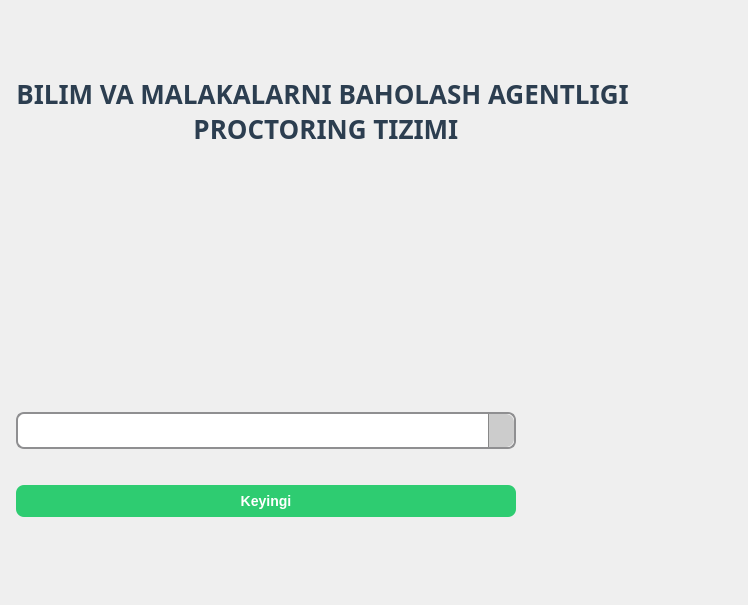
      <widget class="QWidget" name="page_main">
       <property name="styleSheet">
        <string notr="true"/>
       </property>
       <layout class="QGridLayout" name="gridLayout_6">
        <item row="0" column="1">
         <spacer name="verticalSpacer_13">
          <property name="orientation">
           <enum>Qt::Vertical</enum>
          </property>
          <property name="sizeType">
           <enum>QSizePolicy::Minimum</enum>
          </property>
          <property name="sizeHint" stdset="0">
           <size>
            <width>20</width>
            <height>50</height>
           </size>
          </property>
         </spacer>
        </item>
        <item row="1" column="1" rowspan="2">
         <layout class="QVBoxLayout" name="verticalLayout_7">
          <item>
           <widget class="QLabel" name="label_2">
            <property name="minimumSize">
             <size>
              <width>0</width>
              <height>100</height>
             </size>
            </property>
            <property name="font">
             <font>
              <family>Segoe UI,Arial</family>
              <pointsize>-1</pointsize>
              <weight>75</weight>
              <bold>true</bold>
             </font>
            </property>
            <property name="layoutDirection">
             <enum>Qt::LeftToRight</enum>
            </property>
            <property name="styleSheet">
             <string notr="true">QLabel {
    color: #2c3e50;
    font-size: 26px;
    font-weight: bold;
    font-family: &quot;Segoe UI&quot;, &quot;Arial&quot;;
}</string>
            </property>
            <property name="text">
             <string>BILIM VA MALAKALARNI BAHOLASH AGENTLIGI
 PROCTORING TIZIMI</string>
            </property>
            <property name="scaledContents">
             <bool>true</bool>
            </property>
            <property name="alignment">
             <set>Qt::AlignCenter</set>
            </property>
           </widget>
          </item>
          <item>
           <spacer name="verticalSpacer_15">
            <property name="orientation">
             <enum>Qt::Vertical</enum>
            </property>
            <property name="sizeType">
             <enum>QSizePolicy::Minimum</enum>
            </property>
            <property name="sizeHint" stdset="0">
             <size>
              <width>20</width>
              <height>180</height>
             </size>
            </property>
           </spacer>
          </item>
          <item>
           <layout class="QHBoxLayout" name="horizontalLayout_3">
            <item>
             <layout class="QVBoxLayout" name="verticalLayout_6">
              <item>
               <widget class="QLabel" name="label_logo_2">
                <property name="text">
                 <string/>
                </property>
                <property name="pixmap">
                 <pixmap>:/resources/images/Logo.png</pixmap>
                </property>
                <property name="scaledContents">
                 <bool>false</bool>
                </property>
                <property name="alignment">
                 <set>Qt::AlignCenter</set>
                </property>
                <property name="margin">
                 <number>10</number>
                </property>
               </widget>
              </item>
              <item>
               <widget class="QLabel" name="label_6">
                <property name="font">
                 <font>
                  <family>Calibri</family>
                  <pointsize>24</pointsize>
                 </font>
                </property>
                <property name="text">
                 <string/>
                </property>
                <property name="alignment">
                 <set>Qt::AlignCenter</set>
                </property>
               </widget>
              </item>
              <item>
               <widget class="QComboBox" name="combo_choose_test">
                <property name="sizePolicy">
                 <sizepolicy hsizetype="Preferred" vsizetype="Fixed">
                  <horstretch>0</horstretch>
                  <verstretch>0</verstretch>
                 </sizepolicy>
                </property>
                <property name="minimumSize">
                 <size>
                  <width>500</width>
                  <height>0</height>
                 </size>
                </property>
                <property name="sizeIncrement">
                 <size>
                  <width>0</width>
                  <height>0</height>
                 </size>
                </property>
                <property name="font">
                 <font>
                  <family>Segoe UI</family>
                  <pointsize>-1</pointsize>
                 </font>
                </property>
                <property name="styleSheet">
                 <string notr="true">QComboBox {
    border: 2px solid #8f8f91;
    border-radius: 8px;
    padding: 6px 30px 6px 10px;
    background: qlineargradient(x1:0, y1:0, x2:1, y2:0,
                                stop:0 #f0f0f0, stop:1 #dcdcdc);
    color: #333;
    font-size: 16px;
    font-family: Segoe UI;
}

QComboBox:hover {
    border: 2px solid #2980b9;
    background: qlineargradient(x1:0, y1:0, x2:1, y2:0,
                                stop:0 #e0f7fa, stop:1 #b2ebf2);
}

QComboBox::drop-down {
    subcontrol-origin: padding;
    subcontrol-position: top right;
    width: 25px;
    border-left: 1px solid #888;
    background: #ccc;
    border-top-right-radius: 8px;
    border-bottom-right-radius: 8px;
}

QComboBox::down-arrow {
    image: url(resources/images/arrow-down.png);
    width: 12px;
    height: 12px;
}

QComboBox QAbstractItemView {
    border: 1px solid #888;
    selection-background-color: #2980b9;
    selection-color: white;
    background: white;
    font-size: 14px;
    font-family: Segoe UI;
}</string>
                </property>
                <property name="currentText">
                 <string/>
                </property>
               </widget>
              </item>
              <item>
               <spacer name="verticalSpacer_23">
                <property name="orientation">
                 <enum>Qt::Vertical</enum>
                </property>
                <property name="sizeType">
                 <enum>QSizePolicy::Maximum</enum>
                </property>
                <property name="sizeHint" stdset="0">
                 <size>
                  <width>20</width>
                  <height>30</height>
                 </size>
                </property>
               </spacer>
              </item>
              <item>
               <widget class="QPushButton" name="btn_next_page">
                <property name="font">
                 <font>
                  <family>Segoe UI</family>
                  <pointsize>-1</pointsize>
                  <weight>75</weight>
                  <bold>true</bold>
                 </font>
                </property>
                <property name="styleSheet">
                 <string notr="true">QPushButton {
    background-color: #2ecc71;
    color: white;
    border: none;
    border-radius: 8px;
    padding: 8px 16px;
    font-size: 14px;
    font-weight: bold;
    font-family: &quot;Segoe UI&quot;;
}

QPushButton:hover {
    background-color: #A8CCB3;
}

QPushButton:pressed {
    background-color: #1c6ea4;
    padding-left: 10px;
    padding-top: 10px;
}
</string>
                </property>
                <property name="text">
                 <string>Keyingi</string>
                </property>
                <property name="default">
                 <bool>true</bool>
                </property>
                <property name="flat">
                 <bool>false</bool>
                </property>
               </widget>
              </item>
              <item>
               <widget class="QLabel" name="label_tests">
                <property name="font">
                 <font>
                  <family>Calibri</family>
                  <pointsize>14</pointsize>
                 </font>
                </property>
                <property name="text">
                 <string/>
                </property>
                <property name="alignment">
                 <set>Qt::AlignCenter</set>
                </property>
               </widget>
              </item>
             </layout>
            </item>
            <item>
             <spacer name="horizontalSpacer_13">
              <property name="orientation">
               <enum>Qt::Horizontal</enum>
              </property>
              <property name="sizeType">
               <enum>QSizePolicy::Minimum</enum>
              </property>
              <property name="sizeHint" stdset="0">
               <size>
                <width>100</width>
                <height>20</height>
               </size>
              </property>
             </spacer>
            </item>
            <item>
             <widget class="QLabel" name="label_3">
              <property name="text">
               <string/>
              </property>
              <property name="pixmap">
               <pixmap>:/resources/images/ap-hero.svg</pixmap>
              </property>
              <property name="scaledContents">
               <bool>true</bool>
              </property>
             </widget>
            </item>
           </layout>
          </item>
         </layout>
        </item>
        <item row="2" column="0">
         <spacer name="horizontalSpacer_7">
          <property name="orientation">
           <enum>Qt::Horizontal</enum>
          </property>
          <property name="sizeHint" stdset="0">
           <size>
            <width>5</width>
            <height>20</height>
           </size>
          </property>
         </spacer>
        </item>
        <item row="2" column="2">
         <spacer name="horizontalSpacer_8">
          <property name="orientation">
           <enum>Qt::Horizontal</enum>
          </property>
          <property name="sizeHint" stdset="0">
           <size>
            <width>108</width>
            <height>20</height>
           </size>
          </property>
         </spacer>
        </item>
        <item row="3" column="1">
         <spacer name="verticalSpacer_14">
          <property name="orientation">
           <enum>Qt::Vertical</enum>
          </property>
          <property name="sizeHint" stdset="0">
           <size>
            <width>20</width>
            <height>48</height>
           </size>
          </property>
         </spacer>
        </item>
       </layout>
      </widget>
